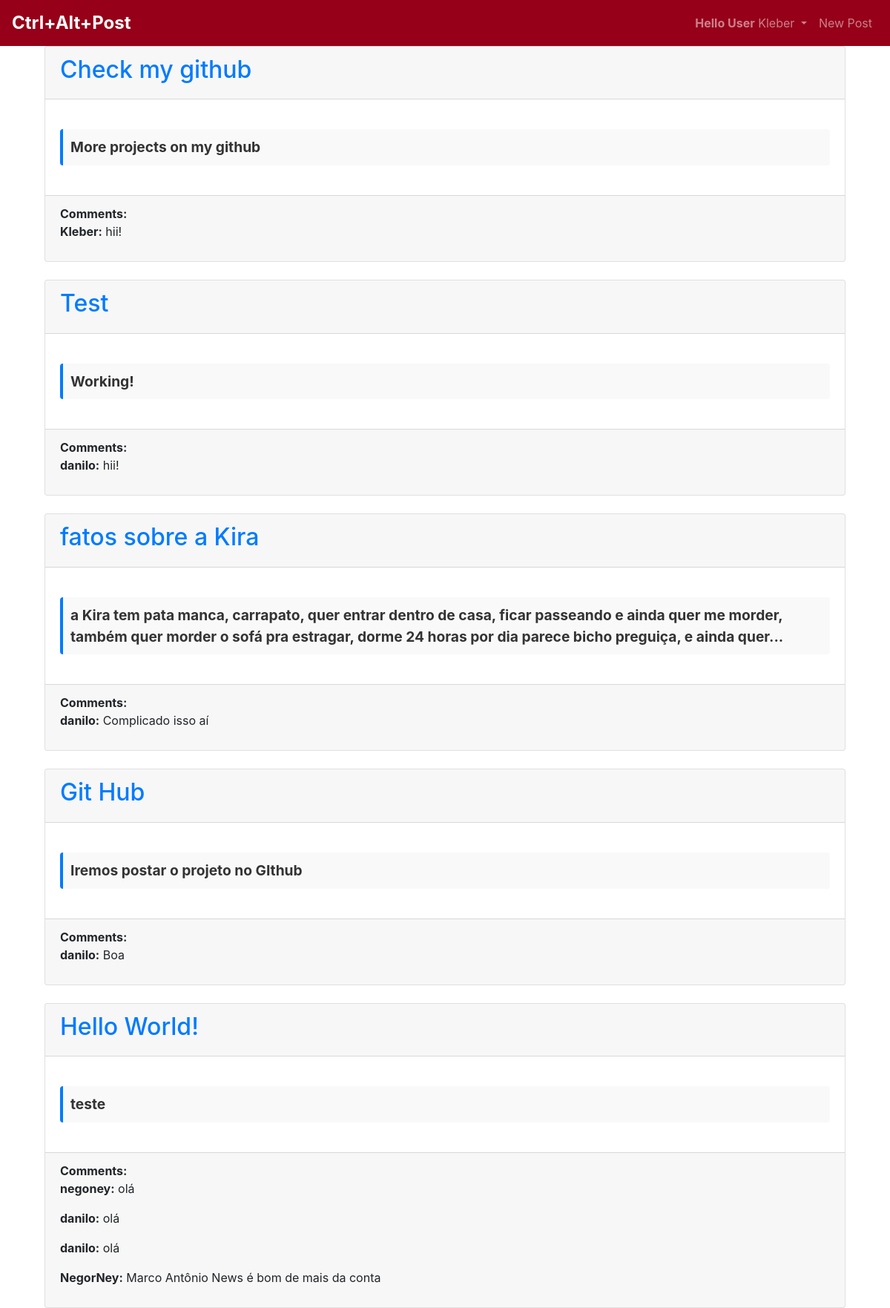
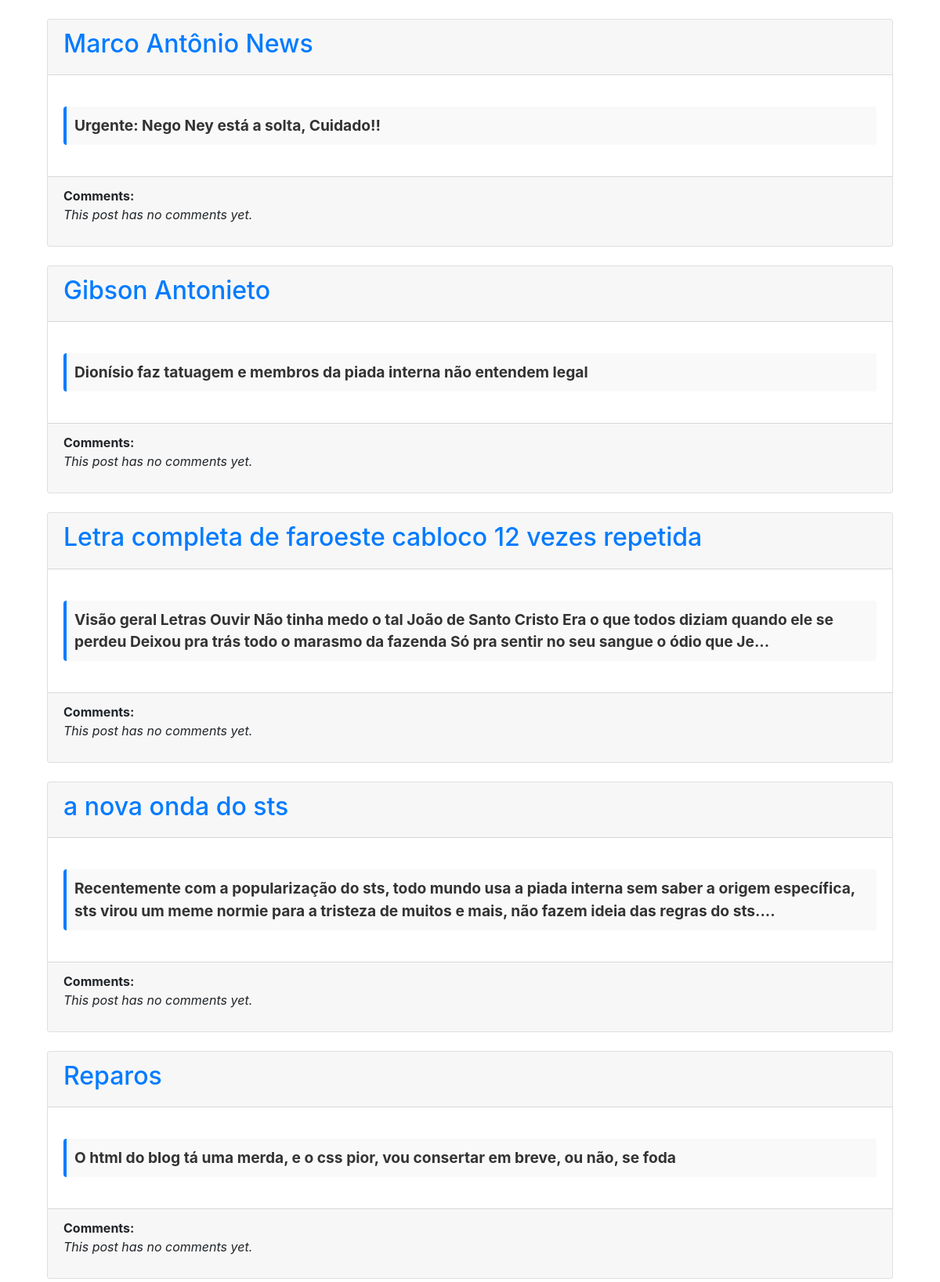
/ (signed in, upper part), run on the app's committed database (2 pictures, top to bottom).
### blog/models.py (models this page shows, shortened)
class Post(models.Model):
    title = models.CharField(max_length=200)
    author = models.ForeignKey(
        'auth.User',
        on_delete = models.CASCADE
    )
    date = models.DateTimeField(auto_now_add = True)
    body = models.TextField()

class Comment(models.Model):
    comment = models.CharField(max_length=255)
    post = models.ForeignKey(Post, on_delete=models.CASCADE, related_name='comments')  # Adicione related_name='comments'
    author = models.ForeignKey(User, on_delete=models.CASCADE)
    created_at = models.DateTimeField(auto_now_add=True)

### blog/views.py (the view)
# urls.py: path('', BlogListView.as_view(), name='home'),
class BlogListView(ListView):
    model = Post
    template_name = 'home.html'
    context_object_name = 'posts'  # Adiciona o nome do contexto
    def get_queryset(self):
        return Post.objects.all().order_by('-date')

### blog/templates/home.html (shortened to what this page needs)
{% extends 'base.html' %}
{% block content %}
<div class="container">
    {% for post in posts %}
    <div class="post-entry mb-4">
        <div class="card">
            <div class="card-header">
                <h2><a href="{% url 'post_detail' post.pk %}">{{ post.title }}</a></h2>
            </div>
            <div class="card-body">
                <p class = "post-body">{{ post.body|slice:":200" }}{% if post.body|length > 100 %}...{% endif %}</p>
            </div>
            <div class="card-footer">
                <strong>Comments:</strong>
                {% if post.comments.count > 0 %}
                    <div class="comments-list">
                        {% for comment in post.comments.all %}
                        <div class="comment-entry mb-2">
                            <p><strong>{{ comment.author.username }}:</strong> {{ comment.comment }}</p>
                        </div>
                        {% endfor %}
                    </div>
                {% else %}
                    <p style="font-style: italic;">This post has no comments yet.</p>
                {% endif %}
            </div>
        </div>
    </div>
    {% endfor %}
</div>
{% endblock content %}

### blog/templates/base.html (shortened to what this page needs)
<!DOCTYPE html>
<html lang="en">
<head>
    {% load static %}
    <link rel="stylesheet" href="https://cdn.jsdelivr.net/npm/bootstrap@4.5.3/dist/css/bootstrap.min.css">
</head>
<body>
    <nav class="navbar navbar-expand-lg navbar-dark">
        <a class="navbar-brand" href="{% url 'home' %}">Ctrl+Alt+Post</a>
        <div class="collapse navbar-collapse" id="navbarSupportedContent">
        {% if user.is_authenticated %}
        <ul class="navbar-nav ml-auto">
        <li class="nav-item">
            <a class="nav-link dropdown-toggle" href="#"
            id="navbarDropdown" role="button" data-toggle="dropdown"
            aria-haspopup="true" aria-expanded="false"><strong>Hello User</strong>
            {{ user.username }}
            </a>
        </li>
        <li class="nav-item">
            <a class="nav-link" href="{% url 'post_new' %}">New Post</a>
        </li>
        </ul>
        {% endif %}
        </div>
    </nav>
    <main>
        <div class="container">
        {% block content %}
        {% endblock content %}
        </div>
    </main>

### blog/templates/base.html (style rules this page uses)
.navbar { background-color: #960018 !important; }
.navbar-brand { font-size: 1.5rem; font-weight: bold; }

### blog/templates/home.html (style rules this page uses)
.post-body { font-size: 1.2em; font-weight: bold; color: #333; background-color: #f9f9f9; padding: 10px; border-left: 4px solid #007BFF; margin: 20px 0; border-radius: 4px; }

### data on the page
Post: title "Check my github", body "More projects on my github"
Comment: author.username "Kleber", comment "hii!"
Post: title "Test", body "Working!"
Comment: author.username "danilo", comment "hii!"
Post: title "fatos sobre a Kira", body "a Kira tem pata manca, carrapato, quer entrar dentro de casa, ficar passeando e ainda quer me morder, também quer morder o sofá pra estragar, dorme 24 horas por dia parece bicho preguiça, e ainda quer"
Comment: author.username "danilo", comment "Complicado isso aí"
Post: title "Git Hub", body "Iremos postar o projeto no GIthub"
Comment: author.username "danilo", comment "Boa"
Post: title "Hello World!", body "teste"
Comment: author.username "negoney", comment "olá"
Comment: author.username "danilo", comment "olá"
Comment: author.username "danilo", comment "olá"
Comment: author.username "NegorNey", comment "Marco Antônio News é bom de mais da conta"
Post: title "Marco Antônio News", body "Urgente: Nego Ney está a solta, Cuidado!!", shows "This post has no comments yet."
Post: title "Gibson Antonieto", body "Dionísio faz tatuagem e membros da piada interna não entendem legal", shows "This post has no comments yet."
Post: title "Letra completa de faroeste cabloco 12 vezes repetida", body "Visão geral Letras Ouvir Não tinha medo o tal João de Santo Cristo Era o que todos diziam quando ele se perdeu Deixou pra trás todo o marasmo da fazenda Só pra sentir no seu sangue o ódio que Je", shows "This post has no comments yet."
Post: title "a nova onda do sts", body "Recentemente com a popularização do sts, todo mundo usa a piada interna sem saber a origem específica, sts virou um meme normie para a tristeza de muitos e mais, não fazem ideia das regras do sts.", shows "This post has no comments yet."
Post: title "Reparos", body "O html do blog tá uma merda, e o css pior, vou consertar em breve, ou não, se foda", shows "This post has no comments yet."

### other printed values
{{ user.username }} "Kleber"
